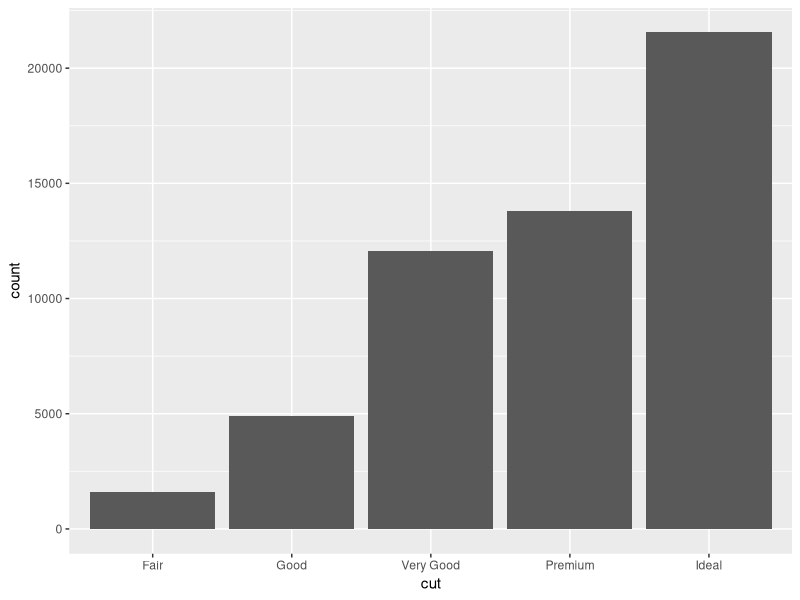
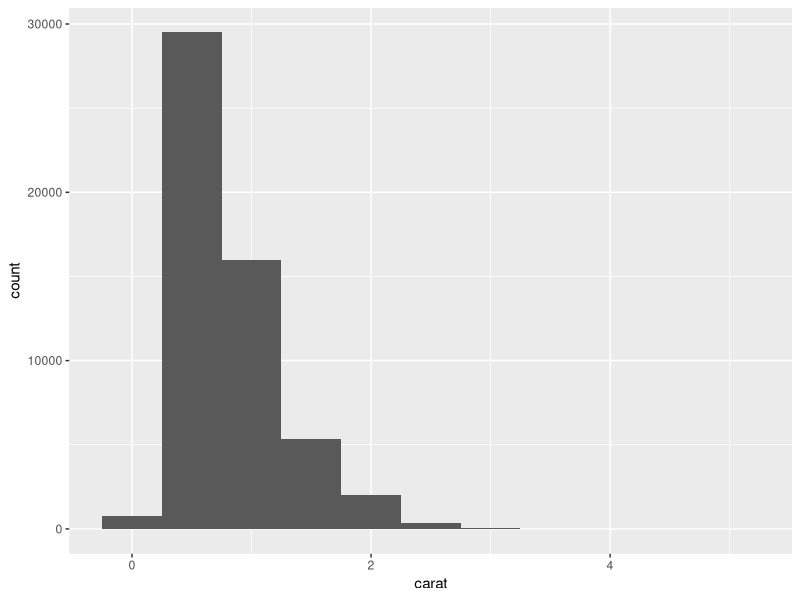
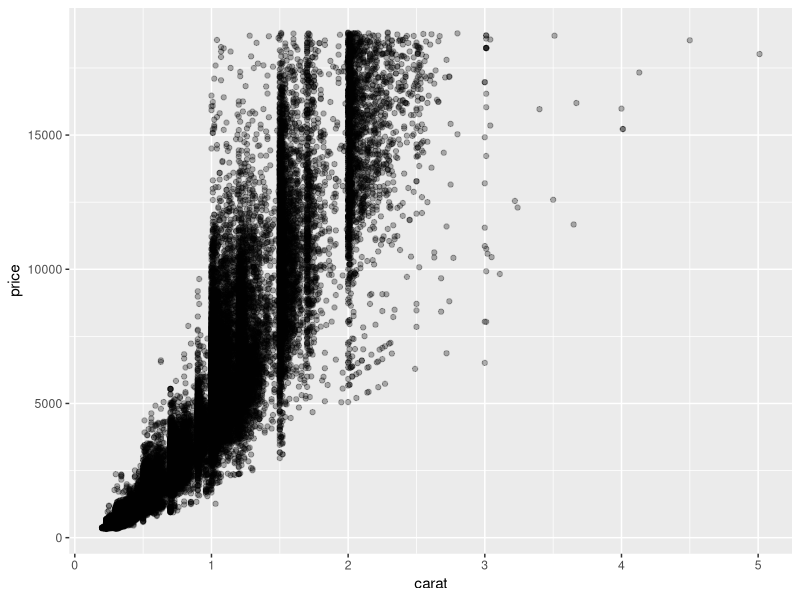
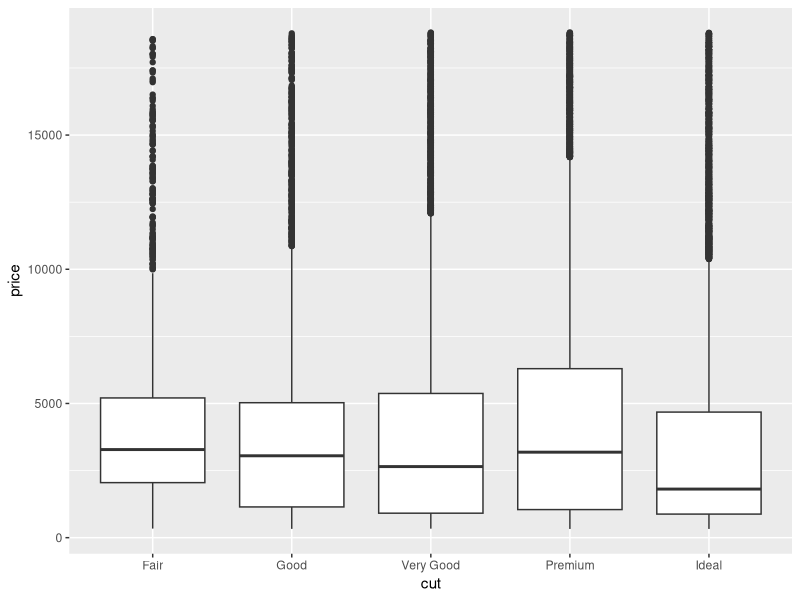
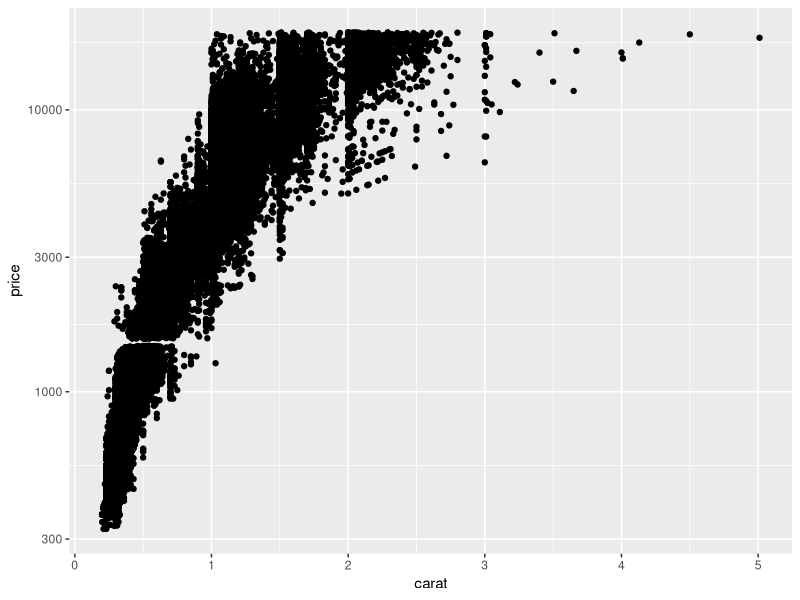

Write R code to recreate these figures, in order.
## ---- chunk 1
library(tidyverse)

ggplot(data = diamonds) +
  geom_bar(mapping = aes(x = cut))
## ---- chunk 2
ggplot(data = diamonds) +
  geom_histogram(mapping = aes(x = carat), binwidth = 0.5)
## ---- chunk 3
ggplot(data = diamonds) +
  geom_point(mapping = aes(x = carat, y = price), alpha = 0.3)
## ---- chunk 4
ggplot(data = diamonds) +
  geom_boxplot(mapping = aes(x = cut, y = price))
## ---- chunk 5
diamonds |>
  filter(price > 15000) |>
  arrange(desc(price)) |>
  head()
## ---- chunk 6
ggplot(data = diamonds) +
  geom_point(mapping = aes(x = carat, y = price)) +
  scale_y_log10()
## ---- chunk 7
diamonds |>
  group_by(cut) |>
  summarize(mean_price = mean(price))
